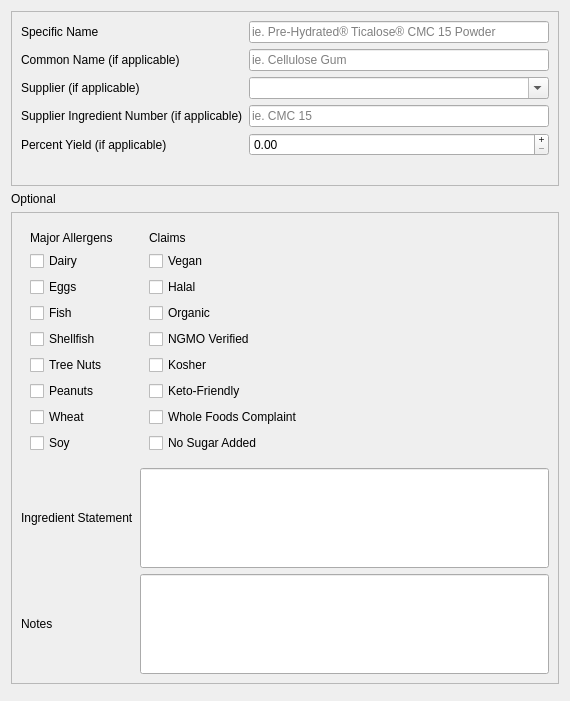
       <widget class="QWidget" name="genInfoTab">
        <attribute name="title">
         <string notr="true">General</string>
        </attribute>
        <layout class="QVBoxLayout" name="verticalLayout_4">
         <item>
          <widget class="QFrame" name="generalFrame1">
           <property name="sizePolicy">
            <sizepolicy hsizetype="Expanding" vsizetype="Expanding">
             <horstretch>0</horstretch>
             <verstretch>0</verstretch>
            </sizepolicy>
           </property>
           <property name="autoFillBackground">
            <bool>true</bool>
           </property>
           <property name="frameShape">
            <enum>QFrame::StyledPanel</enum>
           </property>
           <property name="frameShadow">
            <enum>QFrame::Sunken</enum>
           </property>
           <layout class="QFormLayout" name="formLayout">
            <property name="formAlignment">
             <set>Qt::AlignCenter</set>
            </property>
            <item row="1" column="0">
             <widget class="QLabel" name="ingredientNameLabel">
              <property name="text">
               <string>Specific Name</string>
              </property>
             </widget>
            </item>
            <item row="1" column="1">
             <widget class="QLineEdit" name="ingredientNameLineEdit">
              <property name="minimumSize">
               <size>
                <width>300</width>
                <height>0</height>
               </size>
              </property>
              <property name="placeholderText">
               <string notr="true">ie. Pre-Hydrated® Ticalose® CMC 15 Powder</string>
              </property>
             </widget>
            </item>
            <item row="2" column="0">
             <widget class="QLabel" name="commonNameLabel">
              <property name="text">
               <string>Common Name (if applicable)</string>
              </property>
             </widget>
            </item>
            <item row="2" column="1">
             <widget class="QLineEdit" name="commonNameLineEdit">
              <property name="minimumSize">
               <size>
                <width>300</width>
                <height>0</height>
               </size>
              </property>
              <property name="placeholderText">
               <string>ie. Cellulose Gum</string>
              </property>
             </widget>
            </item>
            <item row="3" column="0">
             <widget class="QLabel" name="supplierLabel_2">
              <property name="text">
               <string>Supplier (if applicable)</string>
              </property>
             </widget>
            </item>
            <item row="3" column="1">
             <widget class="QComboBox" name="supplierComboBox">
              <property name="minimumSize">
               <size>
                <width>200</width>
                <height>0</height>
               </size>
              </property>
              <property name="editable">
               <bool>true</bool>
              </property>
              <property name="currentText">
               <string notr="true" extracomment="Optional"/>
              </property>
             </widget>
            </item>
            <item row="4" column="0">
             <widget class="QLabel" name="supplierIngIDLabel">
              <property name="text">
               <string>Supplier Ingredient Number (if applicable)</string>
              </property>
             </widget>
            </item>
            <item row="4" column="1">
             <widget class="QLineEdit" name="supplierIngredientNumberLineEdit">
              <property name="minimumSize">
               <size>
                <width>200</width>
                <height>0</height>
               </size>
              </property>
              <property name="placeholderText">
               <string notr="true">ie. CMC 15</string>
              </property>
             </widget>
            </item>
            <item row="5" column="0">
             <widget class="QLabel" name="percentYieldIfApplicableLabel">
              <property name="text">
               <string>Percent Yield (if applicable)</string>
              </property>
             </widget>
            </item>
            <item row="5" column="1">
             <widget class="QDoubleSpinBox" name="percentYieldDoubleSpinBox">
              <property name="buttonSymbols">
               <enum>QAbstractSpinBox::PlusMinus</enum>
              </property>
             </widget>
            </item>
            <item row="6" column="0">
             <widget class="QLabel" name="supplierLabel">
              <property name="text">
               <string/>
              </property>
             </widget>
            </item>
           </layout>
          </widget>
         </item>
         <item>
          <widget class="QLabel" name="optionalLabel">
           <property name="text">
            <string>Optional</string>
           </property>
          </widget>
         </item>
         <item>
          <widget class="QFrame" name="generalFrame2">
           <property name="sizePolicy">
            <sizepolicy hsizetype="Preferred" vsizetype="Expanding">
             <horstretch>0</horstretch>
             <verstretch>0</verstretch>
            </sizepolicy>
           </property>
           <property name="autoFillBackground">
            <bool>true</bool>
           </property>
           <property name="frameShape">
            <enum>QFrame::StyledPanel</enum>
           </property>
           <property name="frameShadow">
            <enum>QFrame::Raised</enum>
           </property>
           <layout class="QGridLayout" name="gridLayout_3">
            <item row="0" column="0">
             <widget class="QWidget" name="allergenCheckBoxWidget" native="true">
              <property name="autoFillBackground">
               <bool>true</bool>
              </property>
              <layout class="QFormLayout" name="formLayout_9">
               <property name="labelAlignment">
                <set>Qt::AlignLeading|Qt::AlignLeft|Qt::AlignVCenter</set>
               </property>
               <item row="0" column="0">
                <widget class="QLabel" name="allergenLabel">
                 <property name="text">
                  <string>Major Allergens</string>
                 </property>
                </widget>
               </item>
               <item row="1" column="0">
                <widget class="QCheckBox" name="dairyCheckbox">
                 <property name="text">
                  <string>Dairy</string>
                 </property>
                </widget>
               </item>
               <item row="2" column="0">
                <widget class="QCheckBox" name="eggCheckbox">
                 <property name="text">
                  <string>Eggs</string>
                 </property>
                </widget>
               </item>
               <item row="3" column="0">
                <widget class="QCheckBox" name="fishCheckbox">
                 <property name="text">
                  <string>Fish</string>
                 </property>
                </widget>
               </item>
               <item row="4" column="0">
                <widget class="QCheckBox" name="shellfishCheckbox">
                 <property name="text">
                  <string>Shellfish</string>
                 </property>
                </widget>
               </item>
               <item row="5" column="0">
                <widget class="QCheckBox" name="treeNutsCheckbox">
                 <property name="text">
                  <string>Tree Nuts</string>
                 </property>
                </widget>
               </item>
               <item row="6" column="0">
                <widget class="QCheckBox" name="peanutsCheckbox">
                 <property name="text">
                  <string>Peanuts</string>
                 </property>
                </widget>
               </item>
               <item row="7" column="0">
                <widget class="QCheckBox" name="wheatCheckbox">
                 <property name="text">
                  <string>Wheat</string>
                 </property>
                </widget>
               </item>
               <item row="8" column="0">
                <widget class="QCheckBox" name="soyCheckbox">
                 <property name="text">
                  <string>Soy</string>
                 </property>
                </widget>
               </item>
              </layout>
             </widget>
            </item>
            <item row="0" column="1">
             <widget class="QWidget" name="claimsCheckBoxWidget" native="true">
              <layout class="QFormLayout" name="formLayout_10">
               <property name="labelAlignment">
                <set>Qt::AlignLeading|Qt::AlignLeft|Qt::AlignVCenter</set>
               </property>
               <item row="1" column="0">
                <widget class="QCheckBox" name="veganCheckbox">
                 <property name="text">
                  <string>Vegan</string>
                 </property>
                </widget>
               </item>
               <item row="3" column="0">
                <widget class="QCheckBox" name="organicCheckbox">
                 <property name="text">
                  <string>Organic</string>
                 </property>
                </widget>
               </item>
               <item row="4" column="0">
                <widget class="QCheckBox" name="ngmvCheckbox">
                 <property name="text">
                  <string>NGMO Verified</string>
                 </property>
                </widget>
               </item>
               <item row="5" column="0">
                <widget class="QCheckBox" name="kosherCheckbox">
                 <property name="text">
                  <string>Kosher</string>
                 </property>
                </widget>
               </item>
               <item row="6" column="0">
                <widget class="QCheckBox" name="ketoCheckbox">
                 <property name="text">
                  <string>Keto-Friendly</string>
                 </property>
                </widget>
               </item>
               <item row="7" column="0">
                <widget class="QCheckBox" name="wholeFoodsCheckbox">
                 <property name="text">
                  <string>Whole Foods Complaint</string>
                 </property>
                </widget>
               </item>
               <item row="8" column="0">
                <widget class="QCheckBox" name="nsaCheckbox">
                 <property name="text">
                  <string>No Sugar Added</string>
                 </property>
                </widget>
               </item>
               <item row="0" column="0" colspan="2">
                <widget class="QLabel" name="claimsLabel">
                 <property name="text">
                  <string>Claims</string>
                 </property>
                </widget>
               </item>
               <item row="2" column="0">
                <widget class="QCheckBox" name="halalCheckbox">
                 <property name="text">
                  <string>Halal</string>
                 </property>
                </widget>
               </item>
              </layout>
             </widget>
            </item>
            <item row="2" column="0">
             <widget class="QLabel" name="notesLabel">
              <property name="text">
               <string>Notes</string>
              </property>
             </widget>
            </item>
            <item row="2" column="1">
             <widget class="QLineEdit" name="notesLineEdit">
              <property name="minimumSize">
               <size>
                <width>100</width>
                <height>100</height>
               </size>
              </property>
             </widget>
            </item>
            <item row="1" column="1">
             <widget class="QLineEdit" name="ingredientStatementLineEdit">
              <property name="minimumSize">
               <size>
                <width>0</width>
                <height>100</height>
               </size>
              </property>
             </widget>
            </item>
            <item row="1" column="0">
             <widget class="QLabel" name="ingredientStatementLabel">
              <property name="text">
               <string>Ingredient Statement</string>
              </property>
             </widget>
            </item>
           </layout>
          </widget>
         </item>
         <item>
          <widget class="QWidget" name="widget" native="true"/>
         </item>
        </layout>
       </widget>
